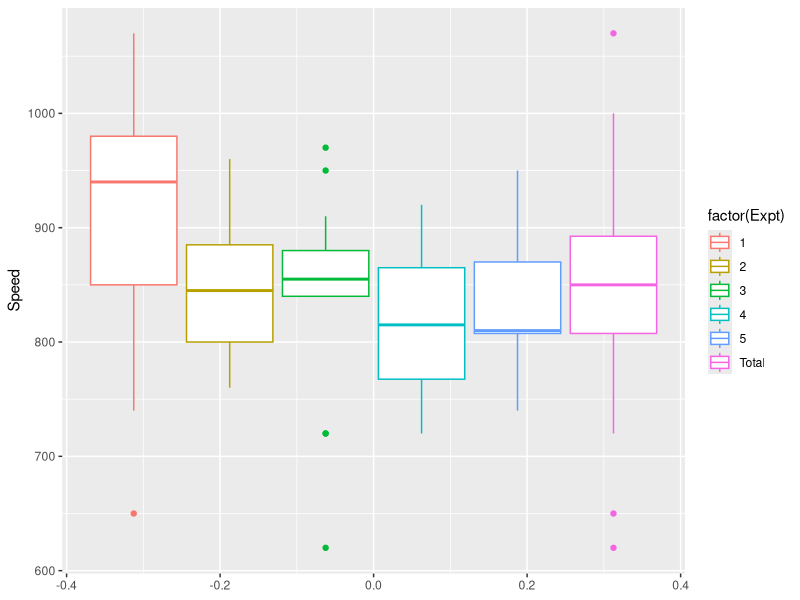
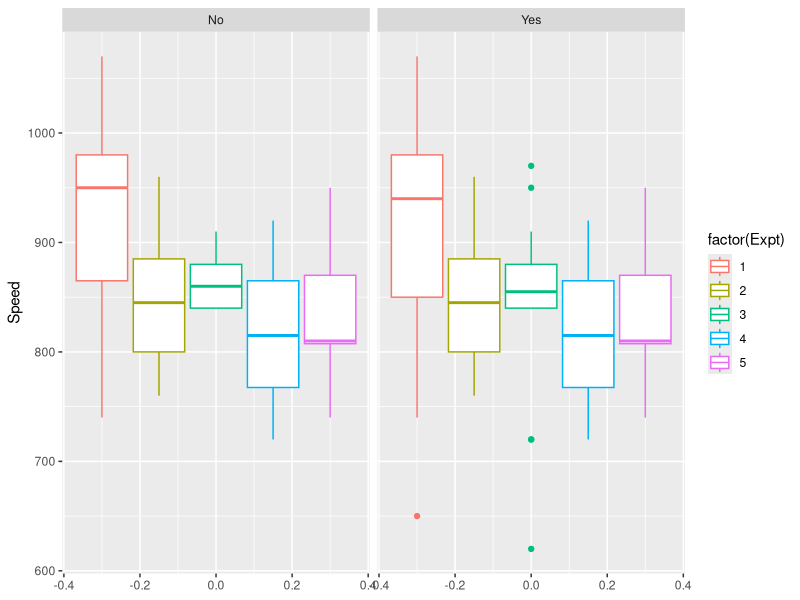
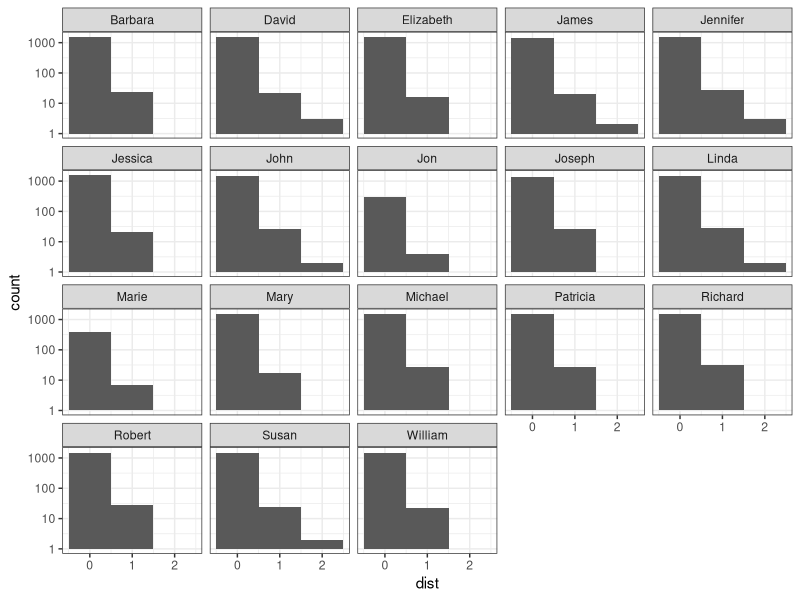

Source code (R) for these figures, in order:
## ---- chunk 1
knitr::opts_chunk$set(echo = TRUE)
library(tidyverse)
library(ggplot2)
library(magrittr)

morley.dat <- read.table("morley.dat", header=TRUE)
humanNames <- read.csv("humans-names.csv")

if(!require(stringdist)){
    install.packages("stringdist")
    library(stringdist)
}
## ---- chunk 2
morley.dat %>%                                                                    
  mutate(Expt = "Total") %>%                                   # Grouping all the experiments results into one factor. 
  rbind(morley.dat) %>%                                        # Binding old and new dataframes together.
  ggplot(aes(y = Speed, group = Expt, color = factor(Expt))) + # Plotting boxplots.
  geom_boxplot()
## ---- chunk 3
morley.dat %>%
  group_by(Expt) %>%           # Grouping by experiment so the quartiles would be calculated individually for each experiment
  mutate(
    q25 = quantile(Speed, 0.25),
    q50 = quantile(Speed, 0.50),
    q75 = quantile(Speed, 0.75)     # Calcutaling quartiles
  ) %>%
  mutate(IQR = q75 - q25) %>%
  filter(Speed < q75 + 1.5*IQR) %>%  
  filter(Speed > q25 - 1.5*IQR) %>%   # Removing the outliers
  mutate(outliers = "No") %>%         
  rbind(mutate(morley.dat, outliers = "Yes")) %>% # Adding the old plot back for comparison
  ggplot(aes(y = Speed, group = Expt, color = factor(Expt))) +  # Plotting the results
  geom_boxplot() +
  facet_wrap(~outliers)
## ---- chunk 4
table(humanNames$Name)[table(humanNames$Name) > 5] %>% names() -> good_names #Take any 

stringdist::stringdistmatrix(humanNames$Name, good_names) %>%
  apply(1, which.min) -> name_index

humanNames %>%
  mutate(Name = good_names[name_index]) -> humanNames_clean

table(humanNames_clean$Name)
## ---- chunk 5
humanNames_clean$badNames <- humanNames$Name # Add original names to new dataframe

humanNames_clean$dist <- stringdist(humanNames_clean$badNames, humanNames_clean$Name, method='dl') # get string distance between original names and spellchecked names

ggplot(humanNames_clean, aes(x=dist)) +
  geom_histogram(binwidth=1) + # Histogram
  scale_y_continuous(trans="log10")+ # Logarithmic scale
  facet_wrap(. ~ Name)+ # Group by name
  theme_bw()
## ---- chunk 6
names(table(humanNames$Name)[table(humanNames$Name)>5]) -> correctNames # Store variable containing all names with correct spellings

correct_words <- correctNames[stringdist::amatch(humanNames$Name, correctNames, maxDist = Inf)] # Use stringdist:amatch to "approximately" match the names based on the correct spellings

humanNames <- humanNames %>% mutate(Name=correct_words) # Change Name in-place to correct spellings

table(humanNames$Name) # Table to compare against (1)

identical(humanNames$Name, humanNames_clean$Name)
